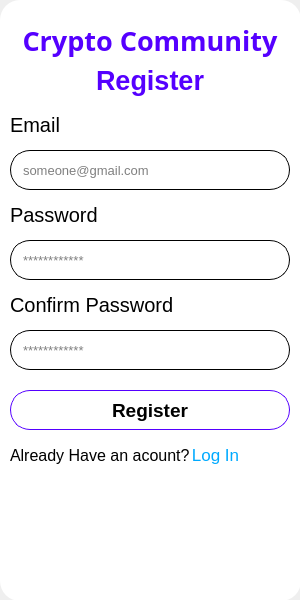
<?xml version="1.0" encoding="UTF-8"?>
<ui version="4.0">
 <class>MainWindow</class>
 <widget class="QMainWindow" name="MainWindow">
  <property name="geometry">
   <rect>
    <x>0</x>
    <y>0</y>
    <width>300</width>
    <height>600</height>
   </rect>
  </property>
  <property name="windowTitle">
   <string>MainWindow</string>
  </property>
  <widget class="QWidget" name="centralwidget">
   <widget class="QWidget" name="widget" native="true">
    <property name="geometry">
     <rect>
      <x>0</x>
      <y>0</y>
      <width>301</width>
      <height>601</height>
     </rect>
    </property>
    <property name="styleSheet">
     <string notr="true">QWidget{
	background-color: rgb(255, 255, 255);
	border-radius: 20px;
}</string>
    </property>
    <widget class="QLabel" name="label">
     <property name="geometry">
      <rect>
       <x>10</x>
       <y>60</y>
       <width>280</width>
       <height>41</height>
      </rect>
     </property>
     <property name="font">
      <font>
       <pointsize>20</pointsize>
       <bold>true</bold>
      </font>
     </property>
     <property name="styleSheet">
      <string notr="true">color: rgb(85, 0, 255)</string>
     </property>
     <property name="text">
      <string>Register</string>
     </property>
     <property name="alignment">
      <set>Qt::AlignCenter</set>
     </property>
    </widget>
    <widget class="QLabel" name="label_10">
     <property name="geometry">
      <rect>
       <x>10</x>
       <y>20</y>
       <width>280</width>
       <height>41</height>
      </rect>
     </property>
     <property name="font">
      <font>
       <family>Segoe Script</family>
       <pointsize>20</pointsize>
       <bold>true</bold>
      </font>
     </property>
     <property name="styleSheet">
      <string notr="true">color: rgb(85, 0, 255)</string>
     </property>
     <property name="text">
      <string>Crypto Community</string>
     </property>
     <property name="alignment">
      <set>Qt::AlignCenter</set>
     </property>
    </widget>
    <widget class="QLineEdit" name="lineEdit">
     <property name="geometry">
      <rect>
       <x>10</x>
       <y>150</y>
       <width>280</width>
       <height>40</height>
      </rect>
     </property>
     <property name="minimumSize">
      <size>
       <width>0</width>
       <height>40</height>
      </size>
     </property>
     <property name="maximumSize">
      <size>
       <width>16777215</width>
       <height>40</height>
      </size>
     </property>
     <property name="font">
      <font>
       <pointsize>10</pointsize>
      </font>
     </property>
     <property name="styleSheet">
      <string notr="true">QLineEdit{
	border: 1px solid;
	padding: 0px 10px;
}</string>
     </property>
     <property name="placeholderText">
      <string>someone@gmail.com</string>
     </property>
    </widget>
    <widget class="QLineEdit" name="lineEdit_2">
     <property name="geometry">
      <rect>
       <x>10</x>
       <y>240</y>
       <width>280</width>
       <height>40</height>
      </rect>
     </property>
     <property name="minimumSize">
      <size>
       <width>0</width>
       <height>40</height>
      </size>
     </property>
     <property name="maximumSize">
      <size>
       <width>16777215</width>
       <height>40</height>
      </size>
     </property>
     <property name="font">
      <font>
       <pointsize>10</pointsize>
      </font>
     </property>
     <property name="styleSheet">
      <string notr="true">QLineEdit{
	border: 1px solid;
	padding: 0px 10px;
}</string>
     </property>
     <property name="echoMode">
      <enum>QLineEdit::Password</enum>
     </property>
     <property name="placeholderText">
      <string>************</string>
     </property>
    </widget>
    <widget class="QLabel" name="label_3">
     <property name="geometry">
      <rect>
       <x>10</x>
       <y>200</y>
       <width>280</width>
       <height>30</height>
      </rect>
     </property>
     <property name="font">
      <font>
       <pointsize>15</pointsize>
      </font>
     </property>
     <property name="text">
      <string>Password</string>
     </property>
    </widget>
    <widget class="QLabel" name="label_2">
     <property name="geometry">
      <rect>
       <x>10</x>
       <y>110</y>
       <width>280</width>
       <height>30</height>
      </rect>
     </property>
     <property name="font">
      <font>
       <pointsize>15</pointsize>
      </font>
     </property>
     <property name="text">
      <string>Email</string>
     </property>
    </widget>
    <widget class="QLineEdit" name="lineEdit_3">
     <property name="geometry">
      <rect>
       <x>10</x>
       <y>330</y>
       <width>280</width>
       <height>40</height>
      </rect>
     </property>
     <property name="minimumSize">
      <size>
       <width>0</width>
       <height>40</height>
      </size>
     </property>
     <property name="maximumSize">
      <size>
       <width>16777215</width>
       <height>40</height>
      </size>
     </property>
     <property name="font">
      <font>
       <pointsize>10</pointsize>
      </font>
     </property>
     <property name="styleSheet">
      <string notr="true">QLineEdit{
	border: 1px solid;
	padding: 0px 10px;
}</string>
     </property>
     <property name="echoMode">
      <enum>QLineEdit::Password</enum>
     </property>
     <property name="placeholderText">
      <string>************</string>
     </property>
    </widget>
    <widget class="QLabel" name="label_6">
     <property name="geometry">
      <rect>
       <x>10</x>
       <y>290</y>
       <width>280</width>
       <height>30</height>
      </rect>
     </property>
     <property name="font">
      <font>
       <pointsize>15</pointsize>
      </font>
     </property>
     <property name="text">
      <string>Confirm Password</string>
     </property>
    </widget>
    <widget class="QPushButton" name="pushButton_5">
     <property name="geometry">
      <rect>
       <x>10</x>
       <y>390</y>
       <width>280</width>
       <height>40</height>
      </rect>
     </property>
     <property name="font">
      <font>
       <pointsize>14</pointsize>
       <bold>true</bold>
      </font>
     </property>
     <property name="styleSheet">
      <string notr="true">QPushButton{
	border-radius: 20px;
	border: 1px solid rgb(85, 0, 255);
}
QPushButton:hover{
	color: white;
	background-color: rgb(108, 35, 255);
}</string>
     </property>
     <property name="text">
      <string>Register</string>
     </property>
    </widget>
    <widget class="QLabel" name="label_8">
     <property name="geometry">
      <rect>
       <x>10</x>
       <y>440</y>
       <width>180</width>
       <height>30</height>
      </rect>
     </property>
     <property name="font">
      <font>
       <pointsize>12</pointsize>
      </font>
     </property>
     <property name="text">
      <string>Already Have an acount?</string>
     </property>
    </widget>
    <widget class="QPushButton" name="pushButton_4">
     <property name="geometry">
      <rect>
       <x>190</x>
       <y>440</y>
       <width>51</width>
       <height>30</height>
      </rect>
     </property>
     <property name="font">
      <font>
       <pointsize>13</pointsize>
      </font>
     </property>
     <property name="styleSheet">
      <string notr="true">QPushButton{
	color: rgb(0, 170, 255);
}
QPushButton:hover{
	color: rgb(85, 0, 255);
}</string>
     </property>
     <property name="text">
      <string>Log In</string>
     </property>
    </widget>
    <widget class="QLabel" name="label_5">
     <property name="geometry">
      <rect>
       <x>200</x>
       <y>490</y>
       <width>80</width>
       <height>80</height>
      </rect>
     </property>
     <property name="text">
      <string/>
     </property>
     <property name="pixmap">
      <pixmap>../resource/image/ethereum_9421326.png</pixmap>
     </property>
     <property name="scaledContents">
      <bool>true</bool>
     </property>
    </widget>
   </widget>
  </widget>
 </widget>
 <resources/>
 <connections/>
</ui>
